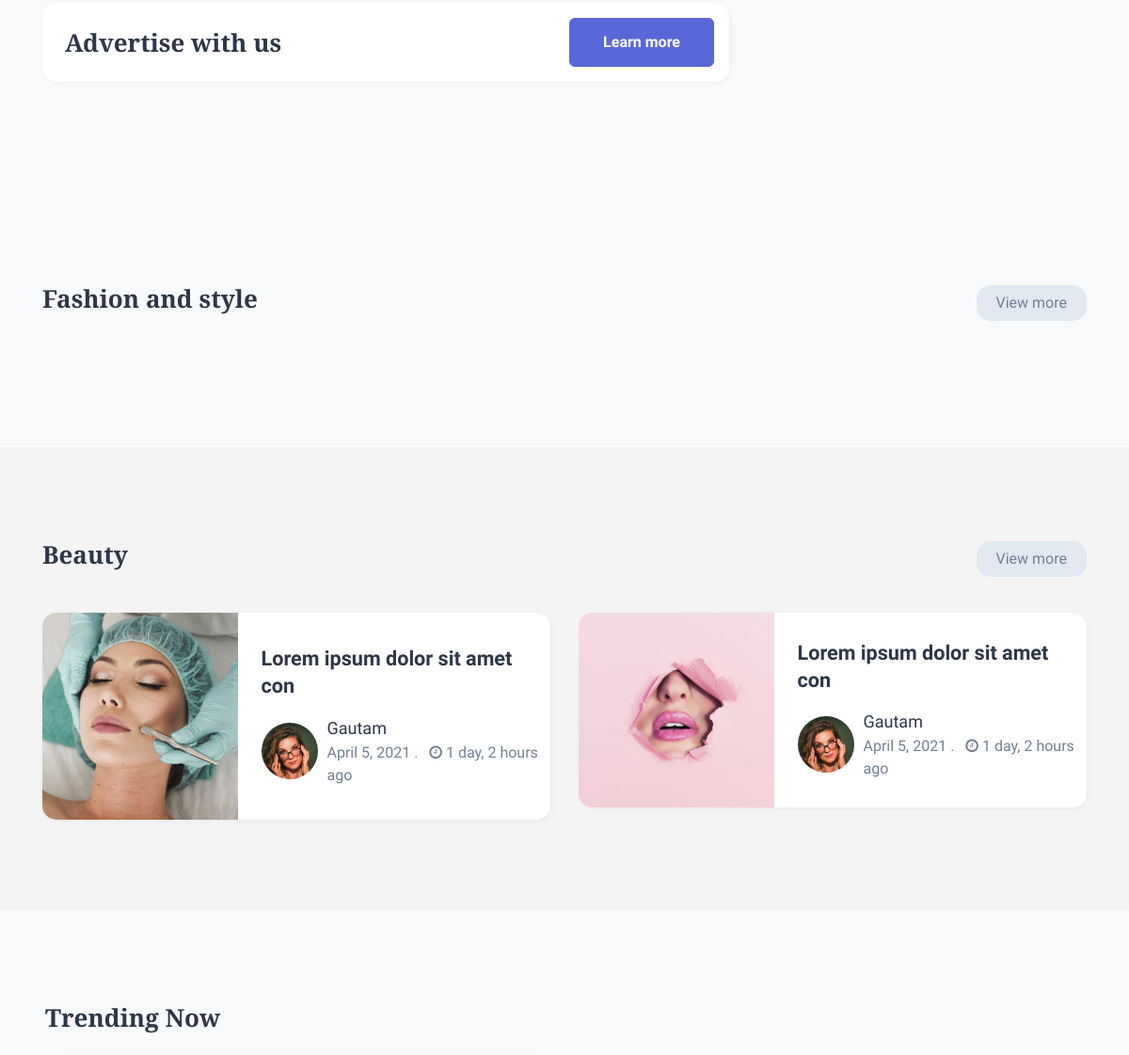
Before: / (middle part) with the older database file.
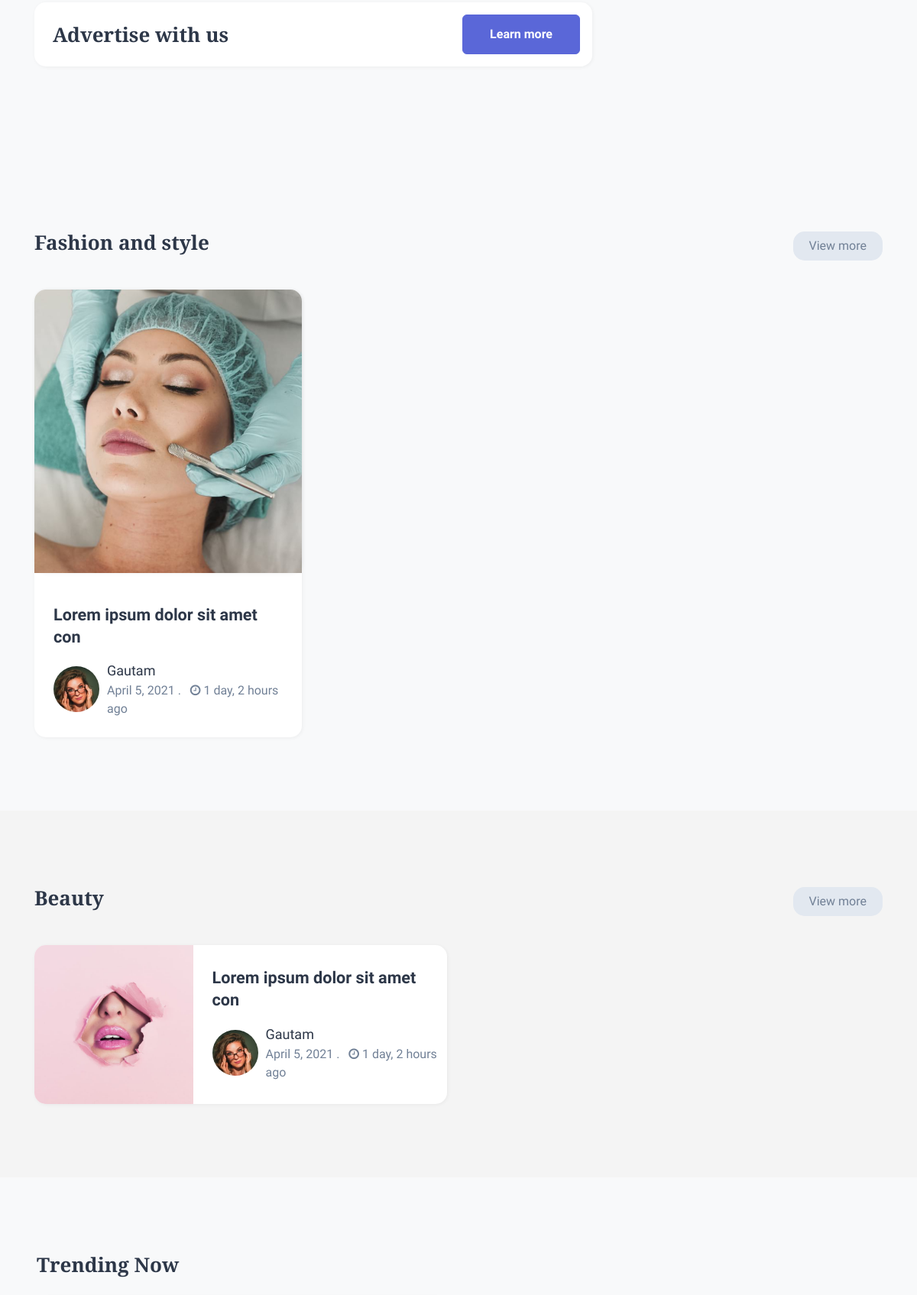
After: the same page with the newer database file.
### home/models.py (models this page shows, shortened)
class News(models.Model):
    title = models.CharField(max_length=125)
    description = models.TextField()
    author = models.ForeignKey(User, on_delete=models.CASCADE)
    isTrending = models.BooleanField(default=False)
    isEditorPick = models.BooleanField(default=False)
    category = models.CharField(max_length=124, choices=CATEGORY)
    image = models.ImageField(upload_to="news_thumbnail")
    timestamp = models.DateTimeField(auto_now_add=True)

### home/views.py (the view)
# urls.py: path('', home, name="home" ),
def home(request):
    news = News.objects.all()
    sliders = Slider.objects.all()
    categories = ['beauty', 'fashion and Style']
    context = {
        'news': news,
        'sliders': sliders,
        'categories': categories,
    }
    return render(request, 'index.html', context)

### templates/index.html (shortened to what the changed rows need)
{% extends 'base.html' %}
{% load static %}
{% load humanize %}
{% block content %}
<div class="w3l-homeblock2 py-5">
    <div class="container py-lg-5 py-md-4">
        <div class="row">
            {% if news %}
            {% for item in news %}
            {% if item.category == "fashion and Style" %}
            <div class="col-lg-4 col-md-6 item">
                <div class="card">
                    <div class="card-header p-0 position-relative">
                        <a href="{% url 'detail-post' item.id %}">
                            <img class="card-img-bottom d-block radius-image-full" src="{{ item.image.url }}"
                                alt="Card image cap">
                        </a>
                    </div>
                    <div class="card-body blog-details">
                        <a href="{% url 'detail-post' item.id %}" class="blog-desc">{{ item.description|slice:":30" }}
                        </a>
                        <div class="author align-items-center">
                            <img src="{% static 'assets/images/a1.jpg' %}" alt="" class="img-fluid rounded-circle" />
                            <ul class="blog-meta">
                                <li>
                                    <a href="author.html">{{ item.author.username|title }}</a> </a>
                                </li>
                                <li class="meta-item blog-lesson">
                                    <span class="meta-value"> {{ item.timestamp|date }} </span>. <span
                                        class="meta-value ml-2"><span class="fa fa-clock-o"></span> {{ item.timestamp|naturaltime }}</span>
                                </li>
                            </ul>
                        </div>
                    </div>
                </div>
            </div>
            {% endif %}
            {% endfor %}
            {% endif %}
        </div>
    </div>
</div>
<div class="w3l-homeblock2 w3l-homeblock5 py-5">
    <div class="container py-lg-5 py-md-4">
        <div class="row">
            {% for item in news %}
            {% if item.category == 'beauty' %}
            <div class="col-lg-6">
                <div class="bg-clr-white hover-box">
                    <div class="row">
                        <div class="col-sm-5 position-relative">
                            <a href="{% url 'detail-post' item.id %}" class="image-mobile">
                                <img class="card-img-bottom d-block radius-image-full" src="{{ item.image.url }}"
                                    alt="Card image cap">
                            </a>
                        </div>
                        <div class="col-sm-7 card-body blog-details align-self">
                            <a href="{% url 'detail-post' item.id %}" class="blog-desc">{{ item.description|slice:":30"}}
                            </a>
                            <div class="author align-items-center">
                                <img src="{% static 'assets/images/a1.jpg' %}" alt="" class="img-fluid rounded-circle" />
                                <ul class="blog-meta">
                                    <li>
                                        <a href="author.html">{{ item.author.username| title }}</a> </a>
                                    </li>
                                    <li class="meta-item blog-lesson">
                                        <span class="meta-value"> {{ item.timestamp|date }} </span>. <span
                                            class="meta-value ml-2"><span class="fa fa-clock-o"></span> {{ item.timestamp|naturaltime }}</span>
                                    </li>
                                </ul>
                            </div>
                        </div>
                    </div>
                </div>
            </div>
            {% endif %}
            {% endfor %}
        </div>
    </div>
</div>
{% endblock %}

Changed rows visible on the page:
changed News (number 1 of 2 on the later page): moves from the list under "Beauty" to the list under "Fashion and style"
